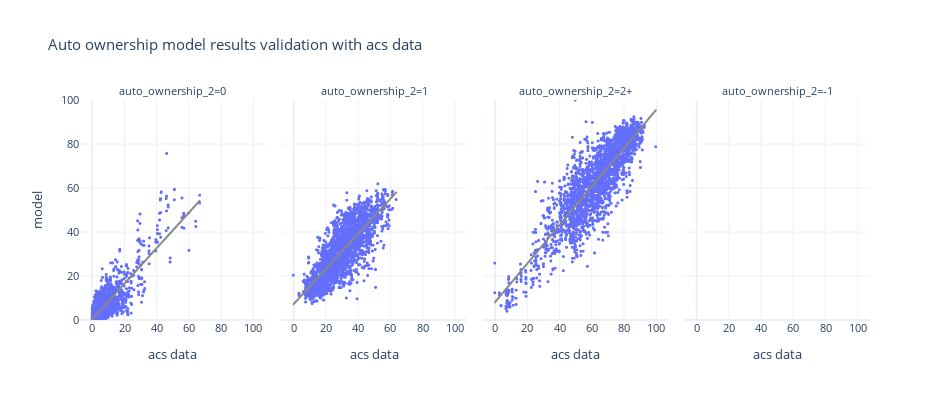

The cell this chart's notebook holds for it:
### Code cell
df_plot = pd.pivot(bg_auto_ownership, index=['block_group_id','auto_ownership_2'], columns='source', values='percentage').reset_index()



fig = px.scatter(df_plot, x="acs data", y="model", trendline="ols", trendline_color_override='rgb(136, 136, 136)',
                 template="plotly_white",
                 facet_col='auto_ownership_2', height=400, width=1000,
                 title="Auto ownership model results validation with acs data")
fig.update_xaxes(dtick=20)
fig.update_yaxes(dtick=20,range=[0, 100])
fig.update_traces(marker_size=3)
fig.update_layout(height=400, width=950, font=dict(size=11))
fig.show()

### Figure 1 — Plotly figure (JSON) as saved in the notebook; plotly's stock layout.template omitted (floating-point values rounded to 4 significant figures; data arrays with more than 128 entries replaced by an {"elided": "..."} marker saying what was removed)
{"data": [{"hovertemplate": "auto_ownership_2=0<br>acs data=%{x}<br>model=%{y}<extra></extra>", "legendgroup": "", "marker": {"color": "#636efa", "size": 3, "symbol": "circle"}, "mode": "markers", "name": "", "showlegend": false, "type": "scattergl", "x": {"elided": "2641 float values"}, "xaxis": "x", "y": {"elided": "2641 float values"}, "yaxis": "y"}, {"hovertemplate": "<b>OLS trendline</b><br>model = 0.806326 * acs data + 0.405436<br>R<sup>2</sup>=0.728720<br><br>auto_ownership_2=0<br>acs data=%{x}<br>model=%{y} <b>(trend)</b><extra></extra>", "legendgroup": "", "line": {"color": "rgb(136, 136, 136)"}, "marker": {"color": "#636efa", "size": 3, "symbol": "circle"}, "mode": "lines", "name": "", "showlegend": false, "type": "scattergl", "x": {"elided": "2626 float values"}, "xaxis": "x", "y": {"elided": "2626 float values"}, "yaxis": "y"}, {"hovertemplate": "auto_ownership_2=1<br>acs data=%{x}<br>model=%{y}<extra></extra>", "legendgroup": "", "marker": {"color": "#636efa", "size": 3, "symbol": "circle"}, "mode": "markers", "name": "", "showlegend": false, "type": "scattergl", "x": {"elided": "2641 float values"}, "xaxis": "x2", "y": {"elided": "2641 float values"}, "yaxis": "y2"}, {"hovertemplate": "<b>OLS trendline</b><br>model = 0.79649 * acs data + 7.06094<br>R<sup>2</sup>=0.644249<br><br>auto_ownership_2=1<br>acs data=%{x}<br>model=%{y} <b>(trend)</b><extra></extra>", "legendgroup": "", "line": {"color": "rgb(136, 136, 136)"}, "marker": {"color": "#636efa", "size": 3, "symbol": "circle"}, "mode": "lines", "name": "", "showlegend": false, "type": "scattergl", "x": {"elided": "2633 float values"}, "xaxis": "x2", "y": {"elided": "2633 float values"}, "yaxis": "y2"}, {"hovertemplate": "auto_ownership_2=2+<br>acs data=%{x}<br>model=%{y}<extra></extra>", "legendgroup": "", "marker": {"color": "#636efa", "size": 3, "symbol": "circle"}, "mode": "markers", "name": "", "showlegend": false, "type": "scattergl", "x": {"elided": "2641 float values"}, "xaxis": "x3", "y": {"elided": "2641 float values"}, "yaxis": "y3"}, {"hovertemplate": "<b>OLS trendline</b><br>model = 0.873731 * acs data + 7.97249<br>R<sup>2</sup>=0.762794<br><br>auto_ownership_2=2+<br>acs data=%{x}<br>model=%{y} <b>(trend)</b><extra></extra>", "legendgroup": "", "line": {"color": "rgb(136, 136, 136)"}, "marker": {"color": "#636efa", "size": 3, "symbol": "circle"}, "mode": "lines", "name": "", "showlegend": false, "type": "scattergl", "x": {"elided": "2634 float values"}, "xaxis": "x3", "y": {"elided": "2634 float values"}, "yaxis": "y3"}, {"hovertemplate": "auto_ownership_2=-1<br>acs data=%{x}<br>model=%{y}<extra></extra>", "legendgroup": "", "marker": {"color": "#636efa", "size": 3, "symbol": "circle"}, "mode": "markers", "name": "", "showlegend": false, "type": "scattergl", "x": [null, null, null, null, null, null, null, null, null, null], "xaxis": "x4", "y": [null, null, null, null, null, null, null, null, null, null], "yaxis": "y4"}, {"hovertemplate": "auto_ownership_2=-1<extra></extra>", "legendgroup": "", "line": {"color": "rgb(136, 136, 136)"}, "marker": {"color": "#636efa", "size": 3, "symbol": "circle"}, "mode": "lines", "name": "", "showlegend": false, "type": "scattergl", "xaxis": "x4", "yaxis": "y4"}], "layout": {"annotations": [{"font": {}, "showarrow": false, "text": "auto_ownership_2=0", "x": 0.1175, "xanchor": "center", "xref": "paper", "y": 1.0, "yanchor": "bottom", "yref": "paper"}, {"font": {}, "showarrow": false, "text": "auto_ownership_2=1", "x": 0.3725, "xanchor": "center", "xref": "paper", "y": 1.0, "yanchor": "bottom", "yref": "paper"}, {"font": {}, "showarrow": false, "text": "auto_ownership_2=2+", "x": 0.6275, "xanchor": "center", "xref": "paper", "y": 1.0, "yanchor": "bottom", "yref": "paper"}, {"font": {}, "showarrow": false, "text": "auto_ownership_2=-1", "x": 0.8825, "xanchor": "center", "xref": "paper", "y": 1.0, "yanchor": "bottom", "yref": "paper"}], "font": {"size": 11}, "height": 400, "legend": {"tracegroupgap": 0}, "title": {"text": "Auto ownership model results validation with acs data"}, "width": 950, "xaxis": {"anchor": "y", "domain": [0.0, 0.235], "dtick": 20, "title": {"text": "acs data"}}, "xaxis2": {"anchor": "y2", "domain": [0.255, 0.49], "dtick": 20, "matches": "x", "title": {"text": "acs data"}}, "xaxis3": {"anchor": "y3", "domain": [0.51, 0.745], "dtick": 20, "matches": "x", "title": {"text": "acs data"}}, "xaxis4": {"anchor": "y4", "domain": [0.765, 1.0], "dtick": 20, "matches": "x", "title": {"text": "acs data"}}, "yaxis": {"anchor": "x", "domain": [0.0, 1.0], "dtick": 20, "range": [0, 100], "title": {"text": "model"}}, "yaxis2": {"anchor": "x2", "domain": [0.0, 1.0], "dtick": 20, "matches": "y", "range": [0, 100], "showticklabels": false}, "yaxis3": {"anchor": "x3", "domain": [0.0, 1.0], "dtick": 20, "matches": "y", "range": [0, 100], "showticklabels": false}, "yaxis4": {"anchor": "x4", "domain": [0.0, 1.0], "dtick": 20, "matches": "y", "range": [0, 100], "showticklabels": false}}}
